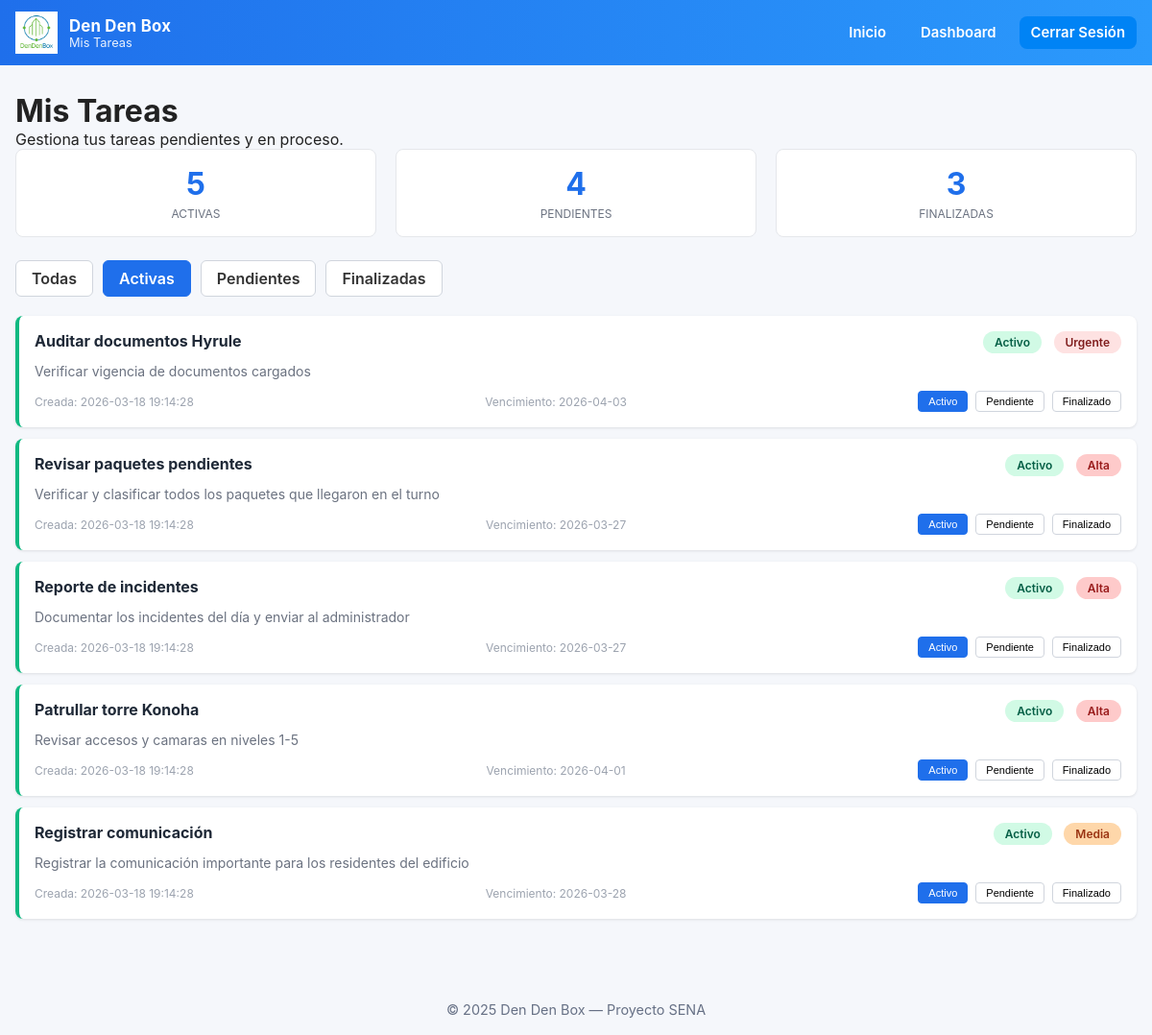
The page /programas/operador/listar_tareas_operador.php?estado=Activo (signed in) on the database its author committed.
### tables this page shows
CREATE TABLE IF NOT EXISTS tareas (
    id INT AUTO_INCREMENT PRIMARY KEY,
    titulo VARCHAR(200) NOT NULL,
    descripcion TEXT NOT NULL,
    rol VARCHAR(50) NOT NULL,
    estado ENUM('Activo', 'Pendiente', 'Finalizado') DEFAULT 'Activo',
    prioridad ENUM('Baja', 'Media', 'Alta', 'Urgente') DEFAULT 'Media',
    fecha_creacion DATETIME DEFAULT CURRENT_TIMESTAMP,
    fecha_vencimiento DATE NOT NULL,
    INDEX idx_rol (rol),
    INDEX idx_estado (estado),
    INDEX idx_fecha_vencimiento (fecha_vencimiento)
);

### programas/operador/listar_tareas_operador.php (the view, shortened to what this page needs)
<?php
include("../comun/conexion.php");
$filtro_estado = isset($_GET['estado']) ? $_GET['estado'] : 'todos';
$sql = "SELECT id, titulo, descripcion, estado, fecha_creacion, fecha_vencimiento, prioridad FROM tareas WHERE rol = 'Operador'";
if ($filtro_estado !== 'todos') {
    $sql .= " AND estado = '" . $conexion->real_escape_string($filtro_estado) . "'";
}
$sql .= " ORDER BY
    CASE
        WHEN prioridad = 'Urgente' THEN 1
        WHEN prioridad = 'Alta' THEN 2
        WHEN prioridad = 'Media' THEN 3
        ELSE 4
    END,
    fecha_vencimiento ASC";
$result = $conexion->query($sql);
$tareas_activas = $conexion->query("SELECT COUNT(*) as count FROM tareas WHERE rol = 'Operador' AND estado = 'Activo'")->fetch_assoc()['count'];
$tareas_pendientes = $conexion->query("SELECT COUNT(*) as count FROM tareas WHERE rol = 'Operador' AND estado = 'Pendiente'")->fetch_assoc()['count'];
$tareas_finalizadas = $conexion->query("SELECT COUNT(*) as count FROM tareas WHERE rol = 'Operador' AND estado = 'Finalizado'")->fetch_assoc()['count'];
?>
<!DOCTYPE html>
<html lang="es">
<head>
    <link rel="stylesheet" href="../../css/style.css">
</head>
<body>
<header class="header">
    <div class="container navbar">
        <a class="brand" href="../../html/operador/index_operador.html">
            <img src="../../img/logo.png">
            <div>
                <div class="title">Den Den Box</div>
                <div class="subtitle">Mis Tareas</div>
            </div>
        </a>
        <nav class="nav-links">
            <a href="../../html/operador/index_operador.html">Inicio</a>
            <a href="../../html/operador/operator_dashboard.html">Dashboard</a>
            <a href="../../programas/auth/logout.php" class="btn-login">Cerrar Sesión</a>
        </nav>
    </div>
</header>
<main class="container" style="padding-top:28px;">
    <h1>Mis Tareas</h1>
    <p>Gestiona tus tareas pendientes y en proceso.</p>
    <div class="stats">
        <div class="stat-box">
            <div class="stat-number"><?php echo $tareas_activas; ?></div>
            <div class="stat-label">Activas</div>
        </div>
        <div class="stat-box">
            <div class="stat-number"><?php echo $tareas_pendientes; ?></div>
            <div class="stat-label">Pendientes</div>
        </div>
        <div class="stat-box">
            <div class="stat-number"><?php echo $tareas_finalizadas; ?></div>
            <div class="stat-label">Finalizadas</div>
        </div>
    </div>
    <div class="filter-buttons">
        <a href="?estado=todos" class="<?php echo $filtro_estado === 'todos' ? 'active' : ''; ?>">Todas</a>
        <a href="?estado=Activo" class="<?php echo $filtro_estado === 'Activo' ? 'active' : ''; ?>">Activas</a>
        <a href="?estado=Pendiente" class="<?php echo $filtro_estado === 'Pendiente' ? 'active' : ''; ?>">Pendientes</a>
        <a href="?estado=Finalizado" class="<?php echo $filtro_estado === 'Finalizado' ? 'active' : ''; ?>">Finalizadas</a>
    </div>
    <div>
        <?php
        if ($result->num_rows > 0) {
            while($row = $result->fetch_assoc()) {
                $estado_clase = strtolower($row['estado']);
                $prioridad_clase = 'badge-' . strtolower($row['prioridad']);
                $id_tarea = $row['id'];
                echo "<div class='task-card {$estado_clase}'>";
                echo "  <div class='task-header'>";
                echo "    <div class='task-title'>" . htmlspecialchars($row['titulo']) . "</div>";
                echo "    <div>";
                echo "      <span class='task-badge badge-{$estado_clase}'>" . ucfirst($row['estado']) . "</span>";
                echo "      <span class='task-badge {$prioridad_clase}'>" . ucfirst($row['prioridad']) . "</span>";
                echo "    </div>";
                echo "  </div>";
                echo "  <div class='task-description'>" . htmlspecialchars($row['descripcion']) . "</div>";
                echo "  <div class='task-footer'>";
                echo "    <span>Creada: " . $row['fecha_creacion'] . "</span>";
                echo "    <span>Vencimiento: " . $row['fecha_vencimiento'] . "</span>";
                echo "    <div class='task-actions'>";
                echo "      <button class='btn-state " . ($row['estado'] === 'Activo' ? 'active' : '') . "' onclick=\"cambiarEstado({$id_tarea}, 'Activo')\">Activo</button>";
                echo "      <button class='btn-state " . ($row['estado'] === 'Pendiente' ? 'active' : '') . "' onclick=\"cambiarEstado({$id_tarea}, 'Pendiente')\">Pendiente</button>";
                echo "      <button class='btn-state " . ($row['estado'] === 'Finalizado' ? 'active' : '') . "' onclick=\"cambiarEstado({$id_tarea}, 'Finalizado')\">Finalizado</button>";
                echo "    </div>";
                echo "  </div>";
                echo "</div>";
            }
        } else {
            echo "<div class='no-tasks'>";
            echo "  <p>No hay tareas en este estado.</p>";
            echo "</div>";
        }
        ?>
    </div>
</main>
<footer class="footer" style="margin-top: 40px;">© 2025 Den Den Box — Proyecto SENA</footer>
</body>
</html>

### css/style.css (style rules this page uses)
* { box-sizing: border-box; margin: 0; padding: 0; }
html,body { height: 100%; font-family: Inter, "Segoe UI", Roboto, Arial, sans-serif; color: #222; background:#f5f7fb; }
:root { --primary: #1f6feb; --dark: #0b2545; --muted: #667085; --card-bg: #ffffff; --accent: #06b6d4; --glass: rgba(255,255,255,0.6); }
.container { max-width:1200px; margin: 0 auto; padding: 16px; }
.header { background: linear-gradient(90deg,var(--primary), #2b9afc); color: white; }
.navbar { display:flex; align-items:center; justify-content:space-between; padding: 12px 16px; }
.brand { display:flex; align-items:center; gap:12px; text-decoration:none; color:inherit; }
.brand img { width:44px; height:44px; object-fit:contain; }
.brand .title { font-weight:700; font-size:1.05rem; letter-spacing:0.2px; }
.brand .subtitle { font-size:0.8rem; color: rgba(255,255,255,0.9); }
.nav-links { display:flex; gap:12px; align-items:center; }
.nav-links a { color: white; text-decoration:none; padding:8px 12px; border-radius:8px; font-weight:600; font-size:0.93rem; }
.btn-login { background: #0083f5; color: var(--primary); padding:8px 12px; border-radius:8px; text-decoration:none; font-weight:700; }
.footer { margin-top:36px; padding:18px; text-align:center; color:var(--muted); font-size:0.9rem; }

### programas/operador/listar_tareas_operador.php (style rules this page uses)
.filter-buttons { display: flex; gap: 10px; margin-bottom: 20px; flex-wrap: wrap; }
.filter-buttons a, .filter-buttons form button { padding: 8px 16px; border-radius: 6px; border: 1px solid #d0d5dd; background: white; cursor: pointer; text-decoration: none; color: #333; font-weight: 600; transition: all 0.3s ease; }
.filter-buttons a.active { background: var(--primary); color: white; border-color: var(--primary); }
.task-card { background: white; border-left: 4px solid #d0d5dd; padding: 16px; margin-bottom: 12px; border-radius: 8px; box-shadow: 0 1px 3px rgba(0,0,0,0.1); }
.task-card.activo { border-left-color: #10b981; }
.task-header { display: flex; justify-content: space-between; align-items: start; margin-bottom: 8px; }
.task-title { font-size: 16px; font-weight: 700; color: #1f2937; flex: 1; }
.task-badge { display: inline-block; padding: 4px 12px; border-radius: 9999px; font-size: 12px; font-weight: 600; white-space: nowrap; }
.badge-activo { background: #d1fae5; color: #065f46; }
.badge-urgente { background: #fee2e2; color: #7f1d1d; margin-left: 8px; }
.badge-alta { background: #fecaca; color: #991b1b; margin-left: 8px; }
.badge-media { background: #fed7aa; color: #9a3412; margin-left: 8px; }
.task-description { color: #6b7280; font-size: 14px; margin-bottom: 10px; line-height: 1.5; }
.task-footer { display: flex; justify-content: space-between; align-items: center; font-size: 12px; color: #9ca3af; gap: 10px; flex-wrap: wrap; }
.task-actions { display: flex; gap: 8px; }
.btn-state { padding: 4px 10px; border: 1px solid #d0d5dd; background: white; border-radius: 4px; font-size: 11px; cursor: pointer; transition: all 0.2s ease; }
.btn-state.active { background: var(--primary); color: white; border-color: var(--primary); }
.stats { display: flex; gap: 20px; margin-bottom: 24px; padding: 0; flex-wrap: wrap; }
.stat-box { flex: 1; min-width: 130px; background: white; padding: 16px; border-radius: 8px; border: 1px solid #e5e7eb; text-align: center; }
.stat-number { font-size: 32px; font-weight: 700; color: var(--primary); }
.stat-label { font-size: 12px; color: #6b7280; margin-top: 4px; text-transform: uppercase; }

### rows shown on the page
tareas: titulo "Auditar documentos Hyrule", estado "Activo", prioridad "Urgente", descripcion "Verificar vigencia de documentos cargados", fecha_creacion "2026-03-18 19:14:28", fecha_vencimiento "2026-04-03"
tareas: titulo "Revisar paquetes pendientes", estado "Activo", prioridad "Alta", descripcion "Verificar y clasificar todos los paquetes que llegaron en el turno", fecha_creacion "2026-03-18 19:14:28", fecha_vencimiento "2026-03-27"
tareas: titulo "Reporte de incidentes", estado "Activo", prioridad "Alta", descripcion "Documentar los incidentes del día y enviar al administrador", fecha_creacion "2026-03-18 19:14:28", fecha_vencimiento "2026-03-27"
tareas: titulo "Patrullar torre Konoha", estado "Activo", prioridad "Alta", descripcion "Revisar accesos y camaras en niveles 1-5", fecha_creacion "2026-03-18 19:14:28", fecha_vencimiento "2026-04-01"
tareas: titulo "Registrar comunicación", estado "Activo", prioridad "Media", descripcion "Registrar la comunicación importante para los residentes del edificio", fecha_creacion "2026-03-18 19:14:28", fecha_vencimiento "2026-03-28"

### other values the page prints
$tareas_activas "5"
$tareas_pendientes "4"
$tareas_finalizadas "3"
